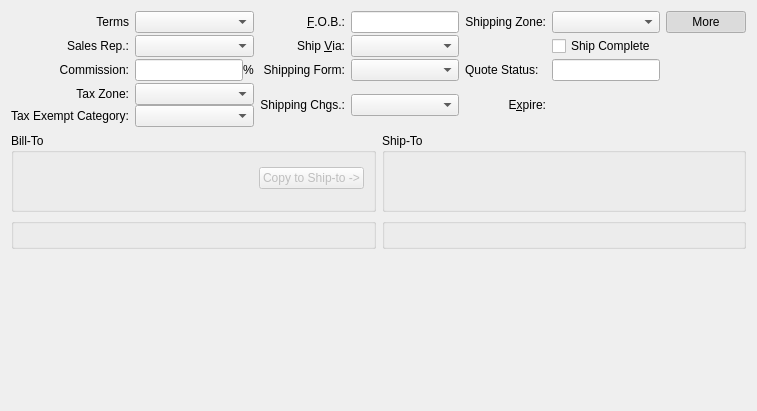
     <widget class="QWidget" name="_headerPage">
      <attribute name="title">
       <string>&amp;Header Information</string>
      </attribute>
      <layout class="QGridLayout" name="gridLayout_8">
       <item row="0" column="0" colspan="2">
        <layout class="QGridLayout">
         <property name="verticalSpacing">
          <number>2</number>
         </property>
         <item row="0" column="1">
          <widget class="XComboBox" name="_terms">
           <property name="sizePolicy">
            <sizepolicy hsizetype="Expanding" vsizetype="Fixed">
             <horstretch>0</horstretch>
             <verstretch>0</verstretch>
            </sizepolicy>
           </property>
           <property name="maximumSize">
            <size>
             <width>200</width>
             <height>16777215</height>
            </size>
           </property>
           <property name="allowNull">
            <bool>true</bool>
           </property>
           <property name="type">
            <enum>XComboBox::ARTerms</enum>
           </property>
          </widget>
         </item>
         <item row="1" column="1">
          <widget class="XComboBox" name="_salesRep">
           <property name="sizePolicy">
            <sizepolicy hsizetype="Expanding" vsizetype="Fixed">
             <horstretch>0</horstretch>
             <verstretch>0</verstretch>
            </sizepolicy>
           </property>
           <property name="maximumSize">
            <size>
             <width>200</width>
             <height>16777215</height>
            </size>
           </property>
           <property name="allowNull">
            <bool>true</bool>
           </property>
           <property name="type">
            <enum>XComboBox::SalesReps</enum>
           </property>
          </widget>
         </item>
         <item row="0" column="0">
          <widget class="QLabel" name="_termsLit">
           <property name="text">
            <string>Terms</string>
           </property>
           <property name="alignment">
            <set>Qt::AlignRight|Qt::AlignTrailing|Qt::AlignVCenter</set>
           </property>
           <property name="margin">
            <number>3</number>
           </property>
           <property name="buddy">
            <cstring>_terms</cstring>
           </property>
          </widget>
         </item>
         <item row="0" column="6">
          <layout class="QHBoxLayout">
           <item>
            <spacer>
             <property name="orientation">
              <enum>Qt::Horizontal</enum>
             </property>
             <property name="sizeHint" stdset="0">
              <size>
               <width>0</width>
               <height>20</height>
              </size>
             </property>
            </spacer>
           </item>
           <item>
            <widget class="QPushButton" name="_more">
             <property name="text">
              <string>More</string>
             </property>
             <property name="checkable">
              <bool>true</bool>
             </property>
             <property name="checked">
              <bool>true</bool>
             </property>
            </widget>
           </item>
          </layout>
         </item>
         <item row="2" column="1">
          <layout class="QHBoxLayout">
           <item>
            <widget class="XLineEdit" name="_commission">
             <property name="sizePolicy">
              <sizepolicy hsizetype="Preferred" vsizetype="Fixed">
               <horstretch>0</horstretch>
               <verstretch>0</verstretch>
              </sizepolicy>
             </property>
             <property name="alignment">
              <set>Qt::AlignRight</set>
             </property>
            </widget>
           </item>
           <item>
            <widget class="QLabel" name="_commissionPrcntLit">
             <property name="text">
              <string>%</string>
             </property>
            </widget>
           </item>
          </layout>
         </item>
         <item row="3" column="1">
          <layout class="QVBoxLayout">
           <item>
            <widget class="XComboBox" name="_taxZone">
             <property name="sizePolicy">
              <sizepolicy hsizetype="Expanding" vsizetype="Fixed">
               <horstretch>0</horstretch>
               <verstretch>0</verstretch>
              </sizepolicy>
             </property>
             <property name="maximumSize">
              <size>
               <width>200</width>
               <height>16777215</height>
              </size>
             </property>
             <property name="allowNull">
              <bool>true</bool>
             </property>
             <property name="nullStr">
              <string>None</string>
             </property>
             <property name="type">
              <enum>XComboBox::TaxZones</enum>
             </property>
            </widget>
           </item>
           <item>
            <widget class="TaxExemptCluster" name="_taxExempt"/>
           </item>
          </layout>
         </item>
         <item row="1" column="0">
          <widget class="QLabel" name="_salesRepLit">
           <property name="text">
            <string>Sales Rep.:</string>
           </property>
           <property name="alignment">
            <set>Qt::AlignRight|Qt::AlignTrailing|Qt::AlignVCenter</set>
           </property>
           <property name="margin">
            <number>3</number>
           </property>
          </widget>
         </item>
         <item row="2" column="0">
          <widget class="QLabel" name="_commissionLit">
           <property name="text">
            <string>Commission:</string>
           </property>
           <property name="alignment">
            <set>Qt::AlignRight|Qt::AlignTrailing|Qt::AlignVCenter</set>
           </property>
           <property name="margin">
            <number>0</number>
           </property>
          </widget>
         </item>
         <item row="3" column="0">
          <layout class="QVBoxLayout">
           <item>
            <widget class="QLabel" name="_taxZoneLit">
             <property name="text">
              <string>Tax Zone:</string>
             </property>
             <property name="alignment">
              <set>Qt::AlignRight|Qt::AlignTrailing|Qt::AlignVCenter</set>
             </property>
             <property name="margin">
              <number>3</number>
             </property>
            </widget>
           </item>
           <item>
            <widget class="QLabel" name="_taxExemptLit">
             <property name="text">
              <string>Tax Exempt Category:</string>
             </property>
             <property name="alignment">
              <set>Qt::AlignRight|Qt::AlignTrailing|Qt::AlignVCenter</set>
             </property>
             <property name="margin">
              <number>3</number>
             </property>
            </widget>
           </item>
          </layout>
         </item>
         <item row="0" column="2">
          <widget class="QLabel" name="_fobLit">
           <property name="minimumSize">
            <size>
             <width>0</width>
             <height>0</height>
            </size>
           </property>
           <property name="text">
            <string>&amp;F.O.B.:</string>
           </property>
           <property name="alignment">
            <set>Qt::AlignRight|Qt::AlignTrailing|Qt::AlignVCenter</set>
           </property>
           <property name="buddy">
            <cstring>_fob</cstring>
           </property>
          </widget>
         </item>
         <item row="0" column="3">
          <widget class="XLineEdit" name="_fob">
           <property name="sizePolicy">
            <sizepolicy hsizetype="Preferred" vsizetype="Fixed">
             <horstretch>0</horstretch>
             <verstretch>0</verstretch>
            </sizepolicy>
           </property>
          </widget>
         </item>
         <item row="1" column="2">
          <widget class="QLabel" name="_shipViaLit">
           <property name="text">
            <string>Ship &amp;Via:</string>
           </property>
           <property name="alignment">
            <set>Qt::AlignRight|Qt::AlignTrailing|Qt::AlignVCenter</set>
           </property>
           <property name="buddy">
            <cstring>_shipVia</cstring>
           </property>
          </widget>
         </item>
         <item row="1" column="3">
          <widget class="XComboBox" name="_shipVia">
           <property name="type">
            <enum>XComboBox::ShipVias</enum>
           </property>
          </widget>
         </item>
         <item row="3" column="4">
          <widget class="QLabel" name="_expireLit">
           <property name="text">
            <string>E&amp;xpire:</string>
           </property>
           <property name="alignment">
            <set>Qt::AlignRight|Qt::AlignTrailing|Qt::AlignVCenter</set>
           </property>
           <property name="margin">
            <number>3</number>
           </property>
           <property name="buddy">
            <cstring>_expire</cstring>
           </property>
          </widget>
         </item>
         <item row="3" column="5">
          <widget class="DLineEdit" name="_expire">
           <property name="sizePolicy">
            <sizepolicy hsizetype="Minimum" vsizetype="Fixed">
             <horstretch>0</horstretch>
             <verstretch>0</verstretch>
            </sizepolicy>
           </property>
          </widget>
         </item>
         <item row="2" column="4">
          <widget class="QLabel" name="_quotestatusLit">
           <property name="text">
            <string>Quote Status:</string>
           </property>
          </widget>
         </item>
         <item row="2" column="5">
          <widget class="XLineEdit" name="_quotestaus">
           <property name="readOnly">
            <bool>true</bool>
           </property>
          </widget>
         </item>
         <item row="1" column="5">
          <widget class="QCheckBox" name="_shipComplete">
           <property name="text">
            <string>Ship Complete</string>
           </property>
          </widget>
         </item>
         <item row="2" column="3">
          <widget class="XComboBox" name="_shippingForm">
           <property name="allowNull">
            <bool>true</bool>
           </property>
           <property name="type">
            <enum>XComboBox::ShippingForms</enum>
           </property>
           <property name="defaultCode">
            <enum>XComboBox::None</enum>
           </property>
          </widget>
         </item>
         <item row="3" column="3">
          <widget class="XComboBox" name="_shippingCharges">
           <property name="allowNull">
            <bool>true</bool>
           </property>
           <property name="type">
            <enum>XComboBox::ShippingCharges</enum>
           </property>
          </widget>
         </item>
         <item row="0" column="5">
          <widget class="XComboBox" name="_shippingZone">
           <property name="allowNull">
            <bool>true</bool>
           </property>
           <property name="type">
            <enum>XComboBox::ShippingZones</enum>
           </property>
          </widget>
         </item>
         <item row="2" column="2">
          <widget class="QLabel" name="_shippingFormLit">
           <property name="text">
            <string>Shipping Form:</string>
           </property>
           <property name="alignment">
            <set>Qt::AlignRight|Qt::AlignTrailing|Qt::AlignVCenter</set>
           </property>
          </widget>
         </item>
         <item row="3" column="2">
          <widget class="QLabel" name="_shippingChargesLit">
           <property name="text">
            <string>Shipping Chgs.:</string>
           </property>
           <property name="alignment">
            <set>Qt::AlignRight|Qt::AlignTrailing|Qt::AlignVCenter</set>
           </property>
          </widget>
         </item>
         <item row="0" column="4">
          <widget class="QLabel" name="_shippingZoneLit">
           <property name="text">
            <string>Shipping Zone:</string>
           </property>
           <property name="alignment">
            <set>Qt::AlignRight|Qt::AlignTrailing|Qt::AlignVCenter</set>
           </property>
          </widget>
         </item>
        </layout>
       </item>
       <item row="1" column="0">
        <widget class="QGroupBox" name="_billtoAddrGroup">
         <property name="title">
          <string>Bill-To</string>
         </property>
         <layout class="QGridLayout" name="gridLayout_5">
          <item row="0" column="0">
           <widget class="QFrame" name="_custFrame">
            <property name="minimumSize">
             <size>
              <width>0</width>
              <height>32</height>
             </size>
            </property>
            <property name="maximumSize">
             <size>
              <width>16777215</width>
              <height>32</height>
             </size>
            </property>
            <property name="frameShape">
             <enum>QFrame::NoFrame</enum>
            </property>
            <property name="frameShadow">
             <enum>QFrame::Raised</enum>
            </property>
            <layout class="QHBoxLayout" name="horizontalLayout_3">
             <property name="leftMargin">
              <number>0</number>
             </property>
             <property name="topMargin">
              <number>0</number>
             </property>
             <property name="rightMargin">
              <number>0</number>
             </property>
             <property name="bottomMargin">
              <number>0</number>
             </property>
             <item>
              <spacer>
               <property name="orientation">
                <enum>Qt::Horizontal</enum>
               </property>
               <property name="sizeHint" stdset="0">
                <size>
                 <width>13</width>
                 <height>17</height>
                </size>
               </property>
              </spacer>
             </item>
             <item>
              <widget class="QPushButton" name="_copyToShipto">
               <property name="enabled">
                <bool>false</bool>
               </property>
               <property name="text">
                <string>Copy to Ship-to -&gt;</string>
               </property>
              </widget>
             </item>
            </layout>
           </widget>
          </item>
          <item row="1" column="0">
           <widget class="AddressCluster" name="_billToAddr">
            <property name="enabled">
             <bool>false</bool>
            </property>
            <property name="maximumSize">
             <size>
              <width>16777215</width>
              <height>16777215</height>
             </size>
            </property>
            <property name="focusPolicy">
             <enum>Qt::StrongFocus</enum>
            </property>
           </widget>
          </item>
         </layout>
        </widget>
       </item>
       <item row="2" column="0">
        <widget class="QGroupBox" name="_billtoCntctGroup">
         <property name="title">
          <string/>
         </property>
         <layout class="QGridLayout" name="gridLayout_27">
          <item row="0" column="0">
           <widget class="ContactCluster" name="_billToCntct">
            <property name="minimalLayout">
             <bool>true</bool>
            </property>
           </widget>
          </item>
         </layout>
        </widget>
       </item>
       <item row="2" column="1">
        <widget class="QGroupBox" name="_shiptoCntctGroup">
         <property name="title">
          <string/>
         </property>
         <layout class="QGridLayout" name="gridLayout_7">
          <item row="0" column="0">
           <widget class="ContactCluster" name="_shipToCntct">
            <property name="minimalLayout">
             <bool>true</bool>
            </property>
           </widget>
          </item>
         </layout>
        </widget>
       </item>
       <item row="3" column="0" colspan="2">
        <layout class="QGridLayout">
         <property name="verticalSpacing">
          <number>2</number>
         </property>
         <item row="2" column="0" colspan="8">
          <spacer>
           <property name="orientation">
            <enum>Qt::Vertical</enum>
           </property>
           <property name="sizeHint" stdset="0">
            <size>
             <width>731</width>
             <height>151</height>
            </size>
           </property>
          </spacer>
         </item>
        </layout>
       </item>
       <item row="1" column="1">
        <widget class="QGroupBox" name="groupBox_3">
         <property name="title">
          <string>Ship-To</string>
         </property>
         <layout class="QGridLayout" name="gridLayout_6">
          <item row="0" column="0">
           <widget class="QFrame" name="_shiptoFrame">
            <property name="minimumSize">
             <size>
              <width>0</width>
              <height>32</height>
             </size>
            </property>
            <property name="maximumSize">
             <size>
              <width>16777215</width>
              <height>32</height>
             </size>
            </property>
            <property name="frameShape">
             <enum>QFrame::NoFrame</enum>
            </property>
            <property name="frameShadow">
             <enum>QFrame::Raised</enum>
            </property>
            <layout class="QHBoxLayout" name="horizontalLayout_2">
             <property name="leftMargin">
              <number>0</number>
             </property>
             <property name="topMargin">
              <number>0</number>
             </property>
             <property name="rightMargin">
              <number>0</number>
             </property>
             <property name="bottomMargin">
              <number>0</number>
             </property>
             <item>
              <spacer>
               <property name="orientation">
                <enum>Qt::Horizontal</enum>
               </property>
               <property name="sizeType">
                <enum>QSizePolicy::Expanding</enum>
               </property>
               <property name="sizeHint" stdset="0">
                <size>
                 <width>197</width>
                 <height>29</height>
                </size>
               </property>
              </spacer>
             </item>
            </layout>
           </widget>
          </item>
          <item row="1" column="0">
           <widget class="AddressCluster" name="_shipToAddr">
            <property name="maximumSize">
             <size>
              <width>16777215</width>
              <height>16777215</height>
             </size>
            </property>
            <property name="focusPolicy">
             <enum>Qt::StrongFocus</enum>
            </property>
           </widget>
          </item>
         </layout>
        </widget>
       </item>
      </layout>
     </widget>
